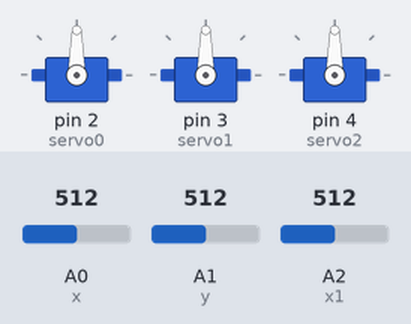
A sketch run on a simulated Arduino Uno, built with avr-gcc and run on an emulated ATmega328P. Parts: 3 × servo. The test bench sets the inputs (shaded band); at power-on: A0 (x) = 512, A1 (y) = 512, A2 (x1) = 512.

Above: at 1.2 s.
1.3 s: A0 (x) set to 716
At 2.4 s:
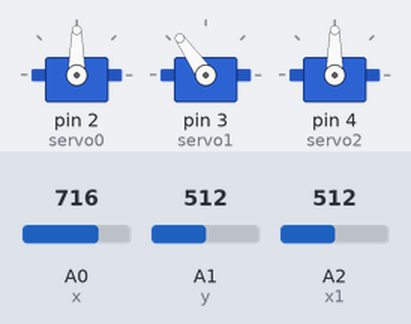
2.8 s: A1 (y) set to 716
At 3.5 s:
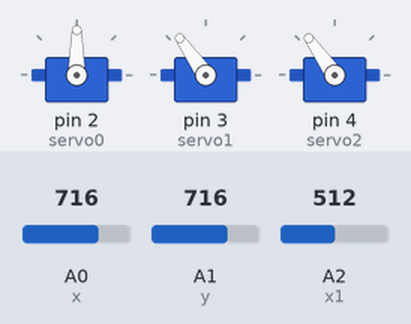
4.3 s: A2 (x1) set to 716
At 4.7 s:
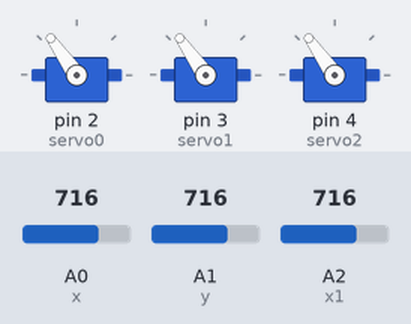
5.8 s: A0 (x) set to 900
At 7.0 s:
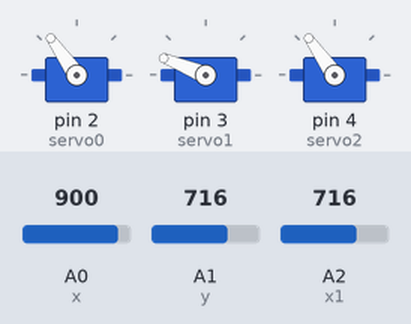
7.3 s: A1 (y) set to 900
At 8.1 s:
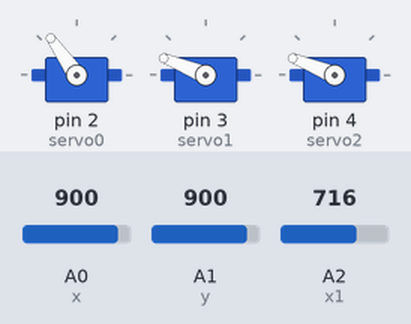
8.8 s: A2 (x1) set to 900
At 9.3 s:
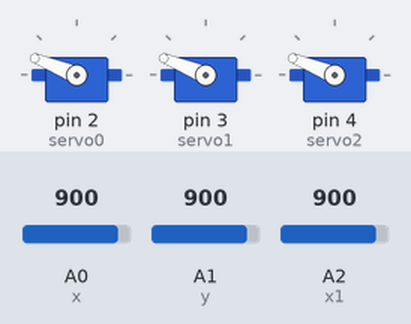
Timing chart, 0 to 11.3 s (numbered marks = the images above; inputs shaded):
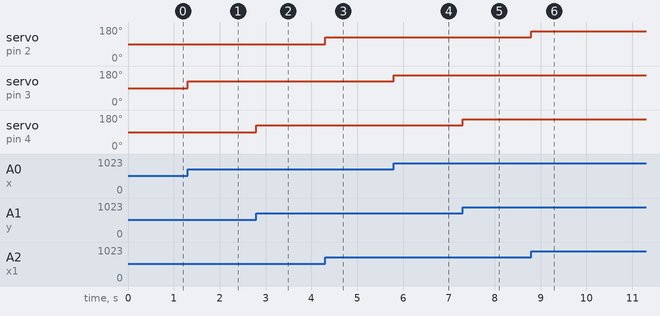

Measured:
- after the input at 1.3 s, servo on pin 3 (servo1): 90° → 125° at once
- after the input at 2.8 s, servo on pin 4 (servo2): 90° → 125° at once
- after the input at 4.3 s, servo on pin 2 (servo0): 90° → 125° at once
- after the input at 5.8 s, servo on pin 3 (servo1): 125° → 158° at once
- after the input at 7.3 s, servo on pin 4 (servo2): 125° → 158° at once
- after the input at 8.8 s, servo on pin 2 (servo0): 125° → 158° at once

The sketch:

3.JoyStick_Servo.ino
```cpp
#include<Servo.h>

Servo servo0, servo1, servo2;

int x = A0, y = A1, x1 = A2;

int nilaiX, nilaiY, nilaiX1;

void setup() {
 Serial.begin(9600);
 servo0.attach(2);
 servo1.attach(3);
 servo2.attach(4);

 pinMode(x1, INPUT_PULLUP);
 pinMode(x, INPUT_PULLUP);
 pinMode(y, INPUT_PULLUP);

 servo0.write(0);
 servo1.write(0);
 servo2.write(0);
}

void loop() {
  nilaiX1 = map(analogRead(x1),0,1023,0,180);
  nilaiX = map(analogRead(x),0,1023,0,180);
  nilaiY = map(analogRead(y),0,1023,0,180);

  servo0.write(nilaiX1);
  servo1.write(nilaiX);
  servo2.write(nilaiY);
}
```
